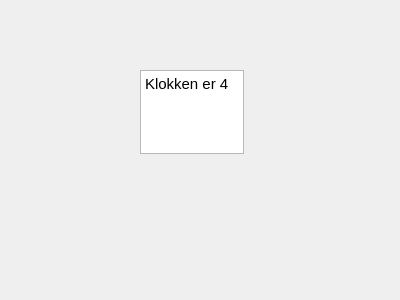
<?xml version="1.0" encoding="UTF-8"?>
<ui version="4.0">
 <class>NewWindow</class>
 <widget class="QWizardPage" name="NewWindow">
  <property name="geometry">
   <rect>
    <x>0</x>
    <y>0</y>
    <width>400</width>
    <height>300</height>
   </rect>
  </property>
  <property name="windowTitle">
   <string>WizardPage</string>
  </property>
  <widget class="QTextEdit" name="textEdit">
   <property name="geometry">
    <rect>
     <x>140</x>
     <y>70</y>
     <width>104</width>
     <height>84</height>
    </rect>
   </property>
   <property name="html">
    <string>&lt;!DOCTYPE HTML PUBLIC &quot;-//W3C//DTD HTML 4.0//EN&quot; &quot;http://www.w3.org/TR/REC-html40/strict.dtd&quot;&gt;
&lt;html&gt;&lt;head&gt;&lt;meta name=&quot;qrichtext&quot; content=&quot;1&quot; /&gt;&lt;style type=&quot;text/css&quot;&gt;
p, li { white-space: pre-wrap; }
&lt;/style&gt;&lt;/head&gt;&lt;body style=&quot; font-family:'Ubuntu'; font-size:11pt; font-weight:400; font-style:normal;&quot;&gt;
&lt;p style=&quot; margin-top:0px; margin-bottom:0px; margin-left:0px; margin-right:0px; -qt-block-indent:0; text-indent:0px;&quot;&gt;Klokken er 4&lt;/p&gt;&lt;/body&gt;&lt;/html&gt;</string>
   </property>
  </widget>
 </widget>
 <resources/>
 <connections/>
</ui>
